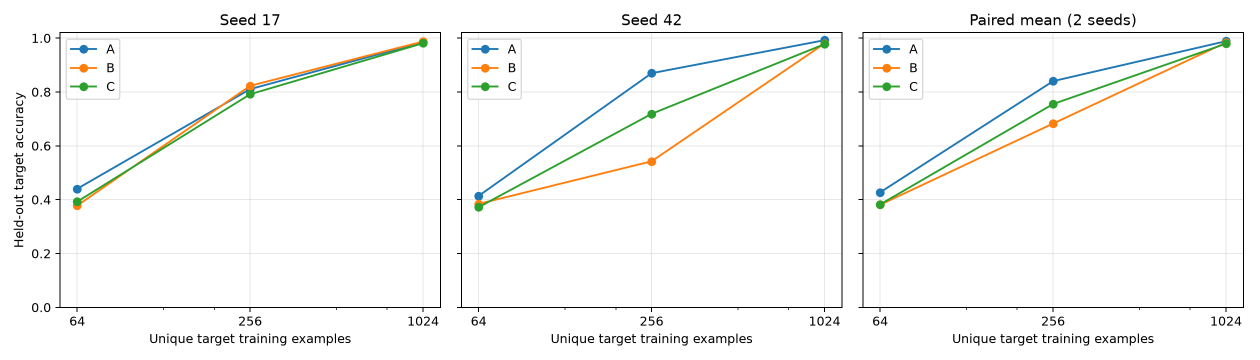
#> input picture experiments/permworld_pilot/runs/pilot_v1/sample_efficiency.png, 2520 x 720 px (shown at 1/2 size); its folder holds only this picture in this run
$ python -i summarize.py   (imports and definitions only)
#> lines starting #> are read from the running program, lines starting #| are printed output that depends on the picture
"""Summarize completed task-count results without importing or running a model.

All checkpoint selections must already be frozen and all independent tests must
be complete. The script preserves the three paired repeat units and never treats
shared pretrained models, reused scratch baselines or task-set chains as extra
independent observations. It performs no statistical or training selection.
"""
from __future__ import annotations

import argparse
from collections import defaultdict
import csv
import hashlib
import json
from pathlib import Path
import statistics

import matplotlib
# [1 line not run here, left out]
import matplotlib.pyplot as plt


DEFAULT_OUT = Path(__file__).resolve().parent
CHECKPOINTS = ("development_selected", "fixed_endpoint")
PRIMARY = CHECKPOINTS[0]


def read_json(path):
    return json.loads(path.read_text(encoding="utf-8"))


def read_csv(path):
    with path.open(encoding="utf-8-sig", newline="") as handle:
        return list(csv.DictReader(handle))


# [7 lines left out: function write_csv, not called in this run]


def write_json(path, value):
    path.write_text(json.dumps(value, indent=2, ensure_ascii=True) + "\n", encoding="utf-8")


def sha(path):
    return hashlib.sha256(path.read_bytes()).hexdigest()


def task_key(spec):
    return spec["task_id"] + "".join(f"_{key}{value}" for key, value in sorted(spec["params"].items()))


# [101 lines left out: functions moments, valid_metric, collect, not called in this run]


def summarize_targets(data):
    rows, cfg = data["rows"], data["config"]
    lookup = {(r["target"], r["chain"], int(r["k"]), int(r["initialization_seed"]), r["checkpoint"], r["length"]): r for r in rows}
    assert len(lookup) == len(rows)
    paired, summary, diagnostics = [], [], []
    for row in rows:
        if row["condition"] == "A":
            assert row["chain"] == "baseline" and int(row["k"]) == 0
            continue
        base = lookup[row["target"], "baseline", 0, int(row["initialization_seed"]), row["checkpoint"], row["length"]]
        for field in ("count", "majority_correct", "majority_answer", "data_seed", "adaptation_sampling_seed"):
            assert row[field] == base[field], (row["run_id"], field)
        paired.append({"target": row["target"], "chain": row["chain"], "k": int(row["k"]), "initialization_seed": int(row["initialization_seed"]), "data_seed": int(row["data_seed"]), "pretrain_sampling_seed": int(row["pretrain_sampling_seed"]), "adaptation_sampling_seed": int(row["adaptation_sampling_seed"]), "checkpoint": row["checkpoint"], "length": row["length"], "pretrained_run_id": row["run_id"], "shared_baseline_run_id": base["run_id"], "test_count": int(row["count"]), "pretrained_accuracy": float(row["accuracy"]), "baseline_accuracy": float(base["accuracy"]), "paired_delta_pp": 100 * (float(row["accuracy"]) - float(base["accuracy"])), "pretrained_selected_update": int(row["selected_update"]), "baseline_selected_update": int(base["selected_update"]), "majority_accuracy": float(row["majority_accuracy"])})
    delta_lookup = {(r["target"], r["chain"], r["k"], r["initialization_seed"], r["checkpoint"], r["length"]): r for r in paired}
    conditions = [("baseline", 0)] + [(chain, k) for chain in data["chains"] for k in data["ks"]]
    for target in data["targets"]:
        for chain, k in conditions:
            for checkpoint in CHECKPOINTS:
                for length in data["lengths"]:
                    group = [lookup[target, chain, k, seed, checkpoint, length] for seed in data["seeds"]]
                    acc = moments(r["accuracy"] for r in group)
                    majority = moments(r["majority_accuracy"] for r in group)
                    delta = moments([0] * 3 if chain == "baseline" else [delta_lookup[target, chain, k, seed, checkpoint, length]["paired_delta_pp"] for seed in data["seeds"]])
                    summary.append({"target": target, "chain": chain, "k": k, "checkpoint": checkpoint, "length": length, "independent_paired_repeats": 3, "accuracy_mean": acc["mean"], "accuracy_sample_sd": acc["sample_sd"], "accuracy_min": acc["min"], "accuracy_max": acc["max"], "majority_accuracy_mean": majority["mean"], "above_majority_pp_mean": 100 * (acc["mean"] - majority["mean"]), "paired_delta_pp_mean": delta["mean"], "paired_delta_pp_sample_sd": delta["sample_sd"], "paired_delta_pp_min": delta["min"], "paired_delta_pp_max": delta["max"], "error_bar_interpretation": "Descriptive sample SD over three paired repeat units; not a confidence interval"})
            for seed in data["seeds"]:
                for length in data["lengths"]:
                    best = lookup[target, chain, k, seed, PRIMARY, length]
                    end = lookup[target, chain, k, seed, CHECKPOINTS[1], length]
                    diagnostics.append({"run_id": best["run_id"], "target": target, "chain": chain, "k": k, "initialization_seed": seed, "length": length, "selected_update": int(best["selected_update"]), "endpoint_update": 800, "development_selected_test_accuracy": float(best["accuracy"]), "endpoint_test_accuracy": float(end["accuracy"]), "selected_minus_endpoint_test_pp": 100 * (float(best["accuracy"]) - float(end["accuracy"])), "interpretation": "Both predeclared checkpoints are reported; test differences do not change selection"})
    assert len(paired) == 96 * 2 * 3 and len(summary) == 4 * 9 * 2 * 3
    return paired, summary, diagnostics


# [415 lines left out: functions source_and_cost, k_contrasts, source_summary, figures, findings, report and 2 more, not called in this run]


# [5 lines not run here, left out]

>>> import cv2
>>> picture = cv2.imread('../permworld_pilot/runs/pilot_v1/sample_efficiency.png', cv2.IMREAD_GRAYSCALE)
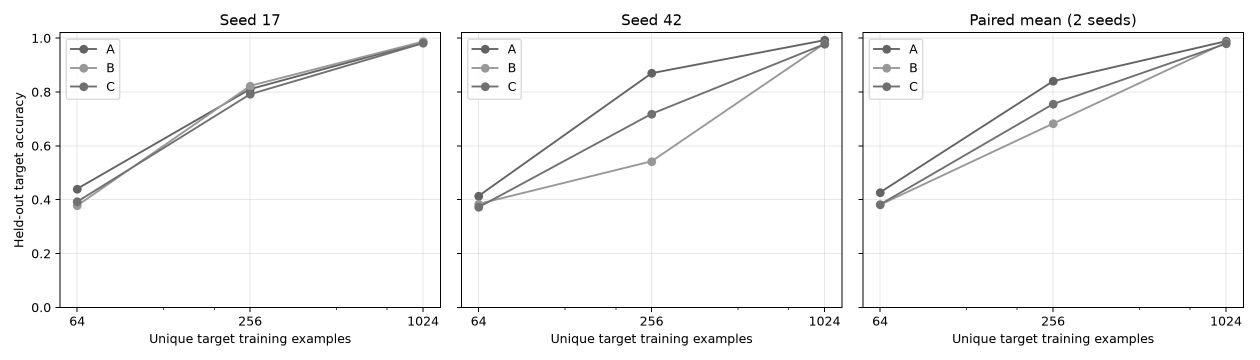
#> picture: shape (720, 2520) (shown at 1/2 size); min 0, max 255, mean 247.6
#> (the run stopped early here; a loop or call above may not have finished)
